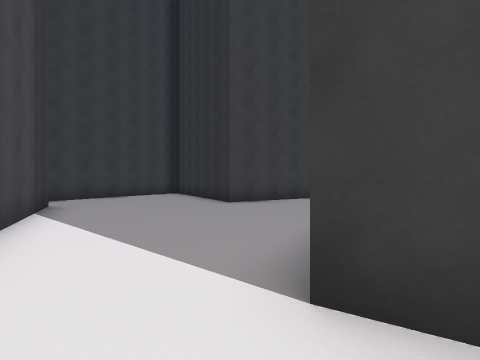
[1] (above)

24 first-person views from a walk through a scene from a Unity 3-D project. The camera is 1.4 m above the floor, looks level and sees 90° across. The floor is counted in squares, 2 m on a side. Each view is taken from the middle of a square. On the plan, view 1 faces up. The plan holds only what a view shows up to about 9 squares ahead; the rest is blank. The place goes on beyond the plan. The player character is not drawn.

[2]
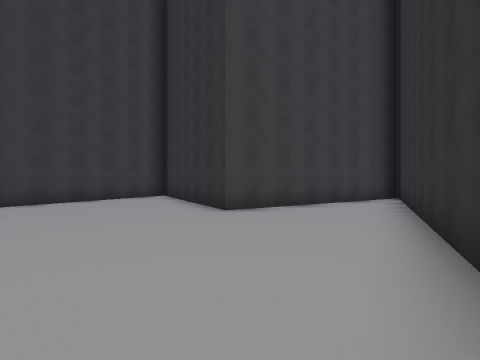

[3]
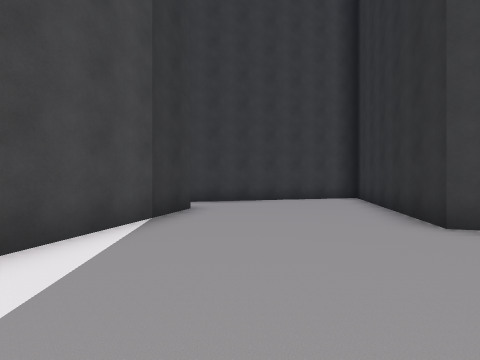

[4]
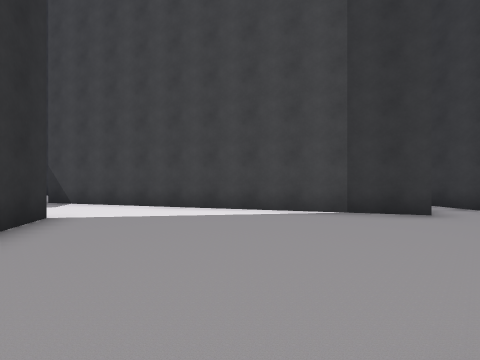

[5]
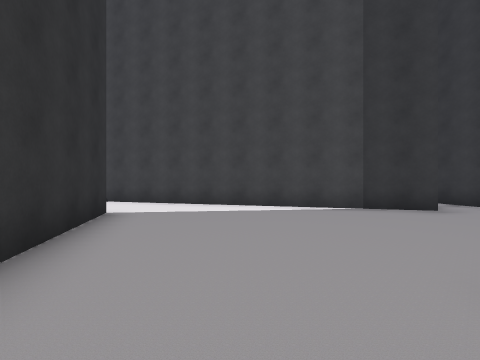

[6]
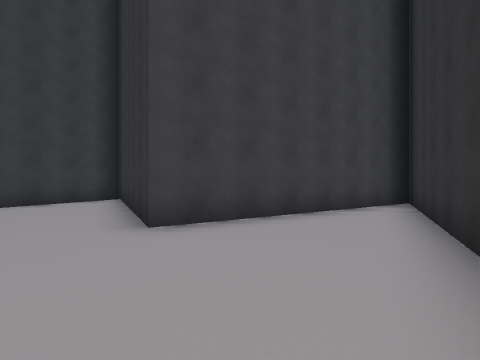

[7]
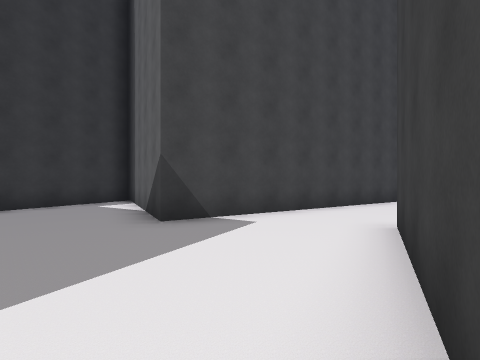

[8]
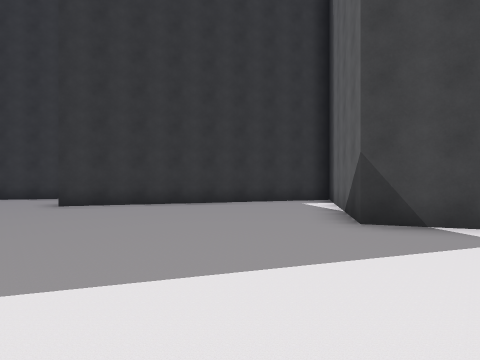

[9]
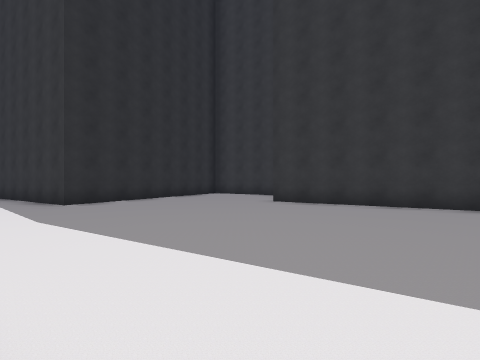

[10]
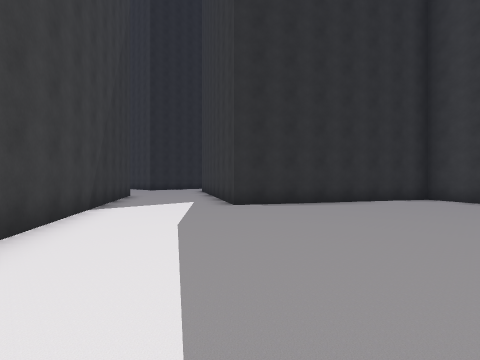

[11]
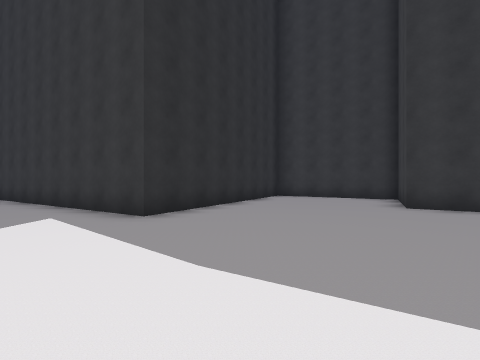

[12]
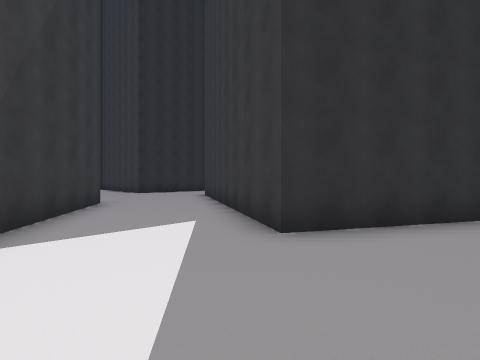

[13]
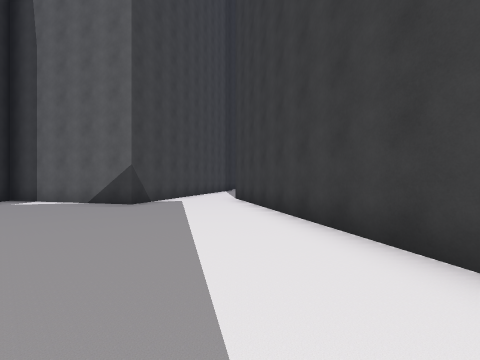

[14]
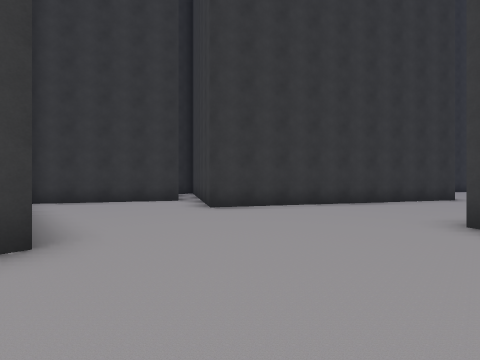

[15]
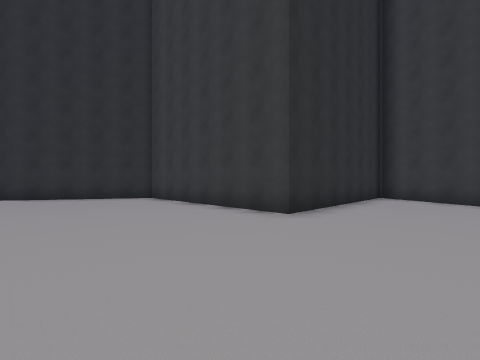

[16]
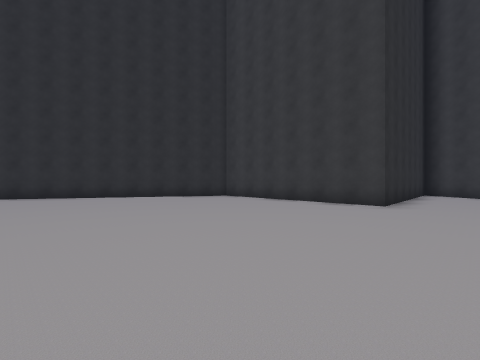

[17]
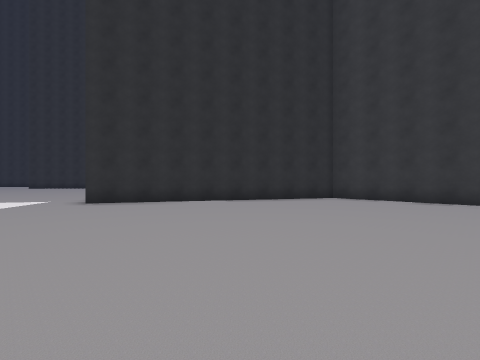

[18]
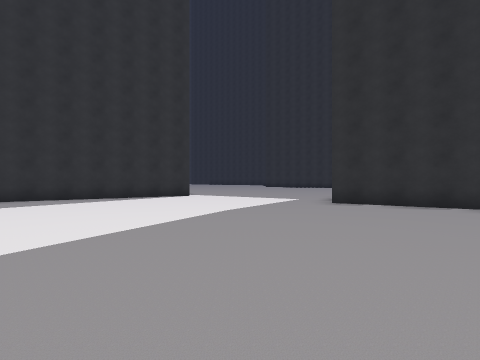

[19]
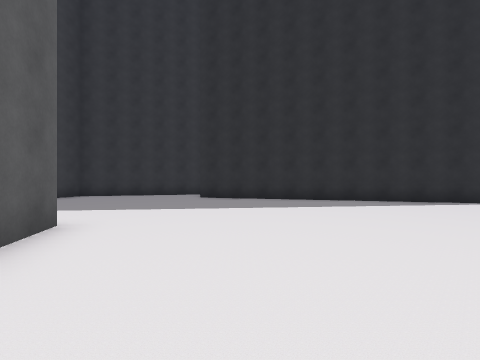

[20]
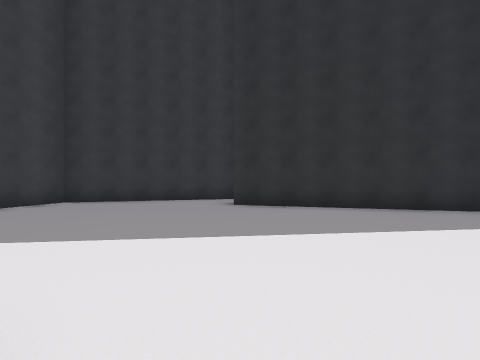

[21]
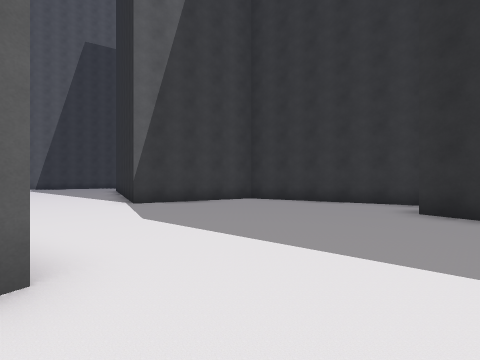

[22]
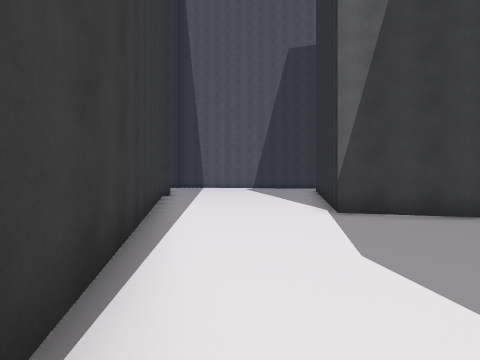

[23]
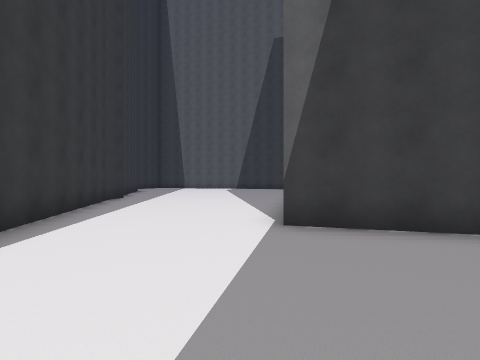

[24]
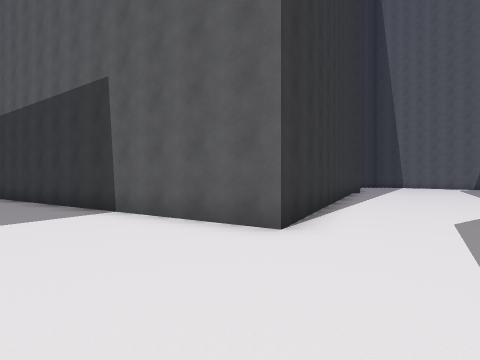

### Floor plan
Points are (right, up) in squares from view 1. A wall is a line through its corners. A room is listed if a view was taken in it or the views show most of it. See-through windows are left out.
Room 1 (views 1, 2, 3, 4, 5, 6)
walls: (-5.1, 6.4) (0, -2.3); (0.4, 1.4) (5.7, 10.6); (-3.4, 12.8) (-7.3, 6); (6.1, 11.2) (-0.3, 7.5) (-3.2, 12.5)
ways out: opening at (0, -0.5) to room 2
Room 2 (views 7, 8, 9, 10, 11, 12, 13)
walls: (0, -2.3) (-4.2, -4.8) (2.9, -8.9) (1.4, -11.5) (5.3, -13.7) (8.8, -7.6) (14.3, -10.8); (15.2, -7.2) (0.4, 1.4)
ways out: opening at (0, -0.5) to room 1; opening at (15, -9) to room 3
Room 3 (views 14, 15, 16, 17, 18, 19, 20, 21, 22, 23, 24)
walls: (33.3, 2.9) (28.6, 11); (26.7, -9) (30.3, -2.7); (30.1, 12.4) (25.4, 15.1) (21.9, 13.1) (20.6, 15.3); (14.5, 12.8) (23.6, 7.6) (18.2, -1.8); (14.3, -10.8) (16.2, -11.9) (14.9, -14.2); (15.6, -14.2) (19.4, -16.4); (19.8, -16) (19.8, -10.2) (25.6, -10.2)
ways out: opening at (15, -9) to room 2

Where each view was taken, in squares from view 1:
view 1: 0 up, 0 right, facing up
view 2: 2 up, 0 right, facing up
view 3: 3 up, 0 right, facing up-left
view 4: 7 up, 1 right, facing down-left
view 5: 7 up, 2 right, facing down-left
view 6: 4 up, 1 right, facing up
view 7: 1 down, 4 right, facing left
view 8: 1 down, 4 right, facing down-left
view 9: 1 down, 4 right, facing down
view 10: 3 down, 4 right, facing down-right
view 11: 3 down, 7 right, facing down
view 12: 5 down, 7 right, facing down-right
view 13: 5 down, 7 right, facing up-left
view 14: 7 down, 20 right, facing down-left
view 15: 6 down, 17 right, facing down-right
view 16: 3 down, 18 right, facing down-right
view 17: 1 down, 22 right, facing down-right
view 18: 0 up, 23 right, facing right
view 19: 3 up, 23 right, facing up-right
view 20: 6 up, 24 right, facing up-right
view 21: 6 up, 25 right, facing up
view 22: 8 up, 24 right, facing up-left
view 23: 10 up, 24 right, facing up-left
view 24: 7 up, 27 right, facing left
